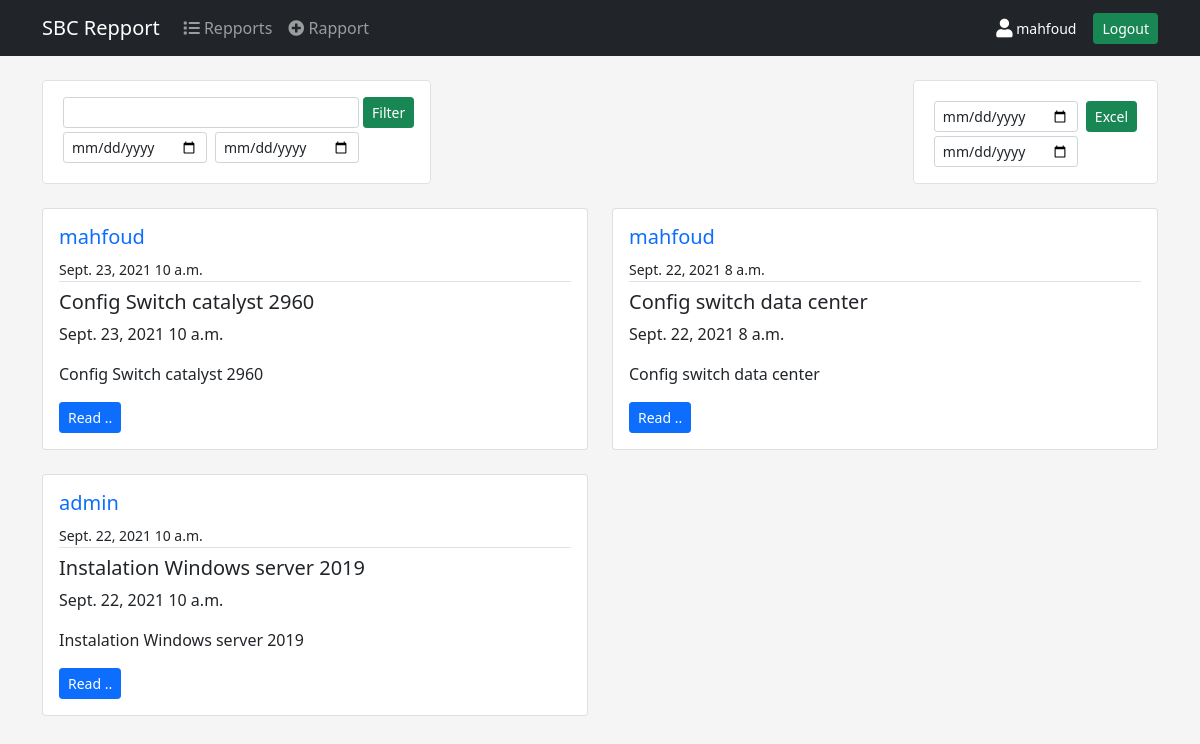
/ (signed in), run on the app's committed database.
### account/models.py (models this page shows, shortened)
class Account(AbstractBaseUser):
    email = models.EmailField( verbose_name='email address', max_length=255, unique=True )
    first_name = models.CharField(_("first name"), max_length=50)
    last_name = models.CharField(_("last name"), max_length=50)
    is_active = models.BooleanField(default=True)
    is_admin = models.BooleanField(default=False)
    objects = AccountManager()
    USERNAME_FIELD = 'email'
    REQUIRED_FIELDS = ['first_name','last_name']

### rapport/models.py (models this page shows, shortened)
class Rapport (models.Model):
    CHEF_DEP = 'CHEF_DEP'
    CHEF_SRV = 'CHEF_SRV'
    DI = 'DI'
    MAIL = 'MAIL'
    TR_INTR = 'TR_INTR'
    YEAR_IN_SCHOOL_CHOICES = [
        (CHEF_DEP, 'Par le Chef departement Informatique'),
        (CHEF_SRV, 'Par le Chef service IR&SI'),
        (DI, 'Par DI'),
        (MAIL, 'Par Mail'),
        (TR_INTR, 'Travaux Internes à La Structure'),
    ]
    author = models.ForeignKey(Account, verbose_name=_("author"), on_delete=models.CASCADE)
    date =  models.DateField(_("date"),  auto_now_add=False)
    starthour =  models.TimeField(_('start hour '))
    endhour =  models.TimeField(_('end hour '))
    title = models.TextField(_("title"))
    description = models.TextField(_("description"))
    equipment = models.TextField(_("equipment"))
    state_befor = models.TextField(_("state befor "),null=True,blank=True)
    state_after = models.TextField(_("state after "))
    device_used = models.TextField(_("Device Used"),null=True,blank=True)
    type_di = models.CharField(_("Type DI"),
        max_length=20,
        choices=YEAR_IN_SCHOOL_CHOICES,
        default=TR_INTR,
    )
    n_di = models.TextField(_("N° DI"),null=True,blank=True)
    note = models.TextField(_("note"),null=True,blank=True)

### rapport/views.py (the view)
# urls.py: path('', RapportListView.as_view(), name='rapport-list'),
class RapportListView(ListView):
    model = Rapport
    template_name = 'rapport/rapport_list.html'  # <app>/<model>_<viewtype>.html
    context_object_name = 'objects'
    ordering = ['-id']
    paginate_by = 6

### templates/rapport/rapport_list.html (shortened to what this page needs)
{% extends "base.html" %}
{% block content %}
    <div class="d-flex flex-row mt-4 justify-content-between  ">
        <form class="d-flex flex-row bg-white border p-3 rounded" action="{% url 'rapport:rapport-filter' %}">
            <div class="d-flex flex-column">
              <div class="mx-1">
                <input type="text" name="q" class="form-control form-control-sm" palceholder="Search">
              </div>
              <div class="d-flex flex-row">
              <div class="m-1">
                <input type="date" name="startdate" class="form-control form-control-sm">
              </div>
              <div class="m-1">
                <input type="date" name="enddate" class="form-control form-control-sm">
              </div>
            </div>
            </div>
              <div class="">
                <button class="btn btn-success btn-sm ">Filter</button>
              </div>
        </form>
        <form class="d-flex flex-row bg-white border p-3 rounded" action="{% url 'rapport:rapport-excel' %}">
            <div class="d-flex flex-column">
              <div class="m-1">
                <input type="date" name="startdate" class="form-control form-control-sm ">
              </div>
              <div class="mx-1">
                <input type="date" name="enddate" class="form-control form-control-sm">
              </div>
            </div>
             <div class="m-1">
                <button class="btn btn-success btn-sm ">Excel </button>
              </div>
        </form>
    </div>
    <div class=" mt-4  rounded ">
      <div class="row row-cols-1 row-cols-md-2 g-4">
    {% for post in objects %}
        <div class="col">
          <div class="card">
            <div class="card-body">
              <div class="border-bottom mb-2">
                <a class="mr-2 text-decoration-none" href="{% url 'rapport:user-rapports' post.author.id %}"> <h5>{{ post.author.first_name }}</h5></a>
                <small> {{ post.date }} {{post.starthour}} </small>
              </div>
              <h5 class="card-title">{{ post.title }}</h5>
              <p class="card-text">{{ post.date }} {{post.starthour}}</p>
              <p class="card-text">{{ post.description }}</p>
              <a href="{% url 'rapport:rapport-detail' post.id %}" class="btn btn-primary btn-sm">Read ..</a>
            </div>
          </div>
        </div>
    {% endfor %}
    </div>
      </div>
{% endblock content %}

### templates/base.html (shortened to what this page needs)
<!DOCTYPE html>
<html>
    <head>
        <link rel="stylesheet" href="">
         <link href="https://cdn.jsdelivr.net/npm/bootstrap@5.0.2/dist/css/bootstrap.min.css" rel="stylesheet">
         <link rel="stylesheet" href="https://cdnjs.cloudflare.com/ajax/libs/font-awesome/5.15.2/css/all.min.css" >
    </head>
    <body style="background-color:#f5f5f5;">
    <nav class="navbar navbar-expand-lg navbar-dark bg-dark">
        <div class="container">
            <a class="navbar-brand" href="#">SBC Repport </a>
            <div class="collapse navbar-collapse" id="navbarNav">
            <ul class="navbar-nav">
                <li class="nav-item">
                <a class="nav-link " aria-current="page" href="{% url 'rapport:rapport-list' %}"><i class="fas fa-list"></i> Repports</a>
                </li>
                <li class="nav-item">
                    <a class="nav-link" href="{% url 'rapport:rapport-create' %}"><i class="fas fa-plus-circle"></i> Rapport</a>
                </li>
            </ul>
            <ul class="navbar-nav  ms-auto">
                {% if request.user.is_authenticated %}
                  <li class="nav-item">
                      <a class="btn btn-dark btn-sm  mx-2"  href="#"><i class="fas fa-lg rounded  fa-user"></i> {{ request.user.first_name }}</a>
                  </li>
                  <li class="nav-item">
                      <a class="btn btn-success btn-sm" href="{% url 'logout' %}">Logout</a>
                  </li>
                {% endif %}
              </ul>
            </div>
        </div>
    </nav>
    <main role="main" class="container">
        {% block content %}{% endblock content %}
    </main>
    </body>
</html>

### data on the page
Account: user.first_name "mahfoud"
Rapport: author.first_name "mahfoud", date "Sept. 23, 2021", starthour "10 a.m.", title "Config Switch catalyst 2960", description "Config Switch catalyst 2960"
Rapport: author.first_name "mahfoud", date "Sept. 22, 2021", starthour "8 a.m.", title "Config switch data center", description "Config switch data center"
Rapport: author.first_name "admin", date "Sept. 22, 2021", starthour "10 a.m.", title "Instalation Windows server 2019", description "Instalation Windows server 2019"
